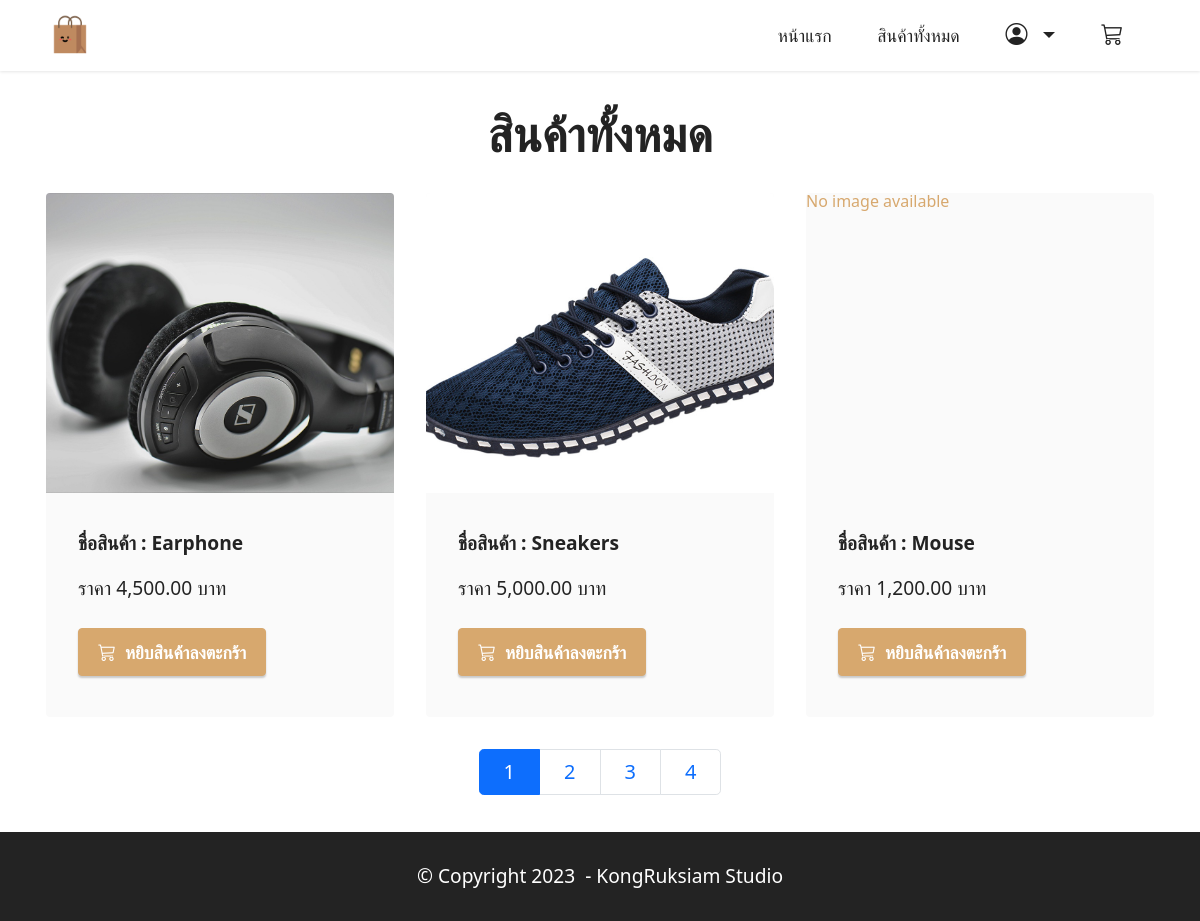
Page /products on the committed database.
### productsApp/models.py (models this page shows)
class Product(models.Model):
  name=models.CharField(max_length=50)
  description=models.TextField()
  price=models.DecimalField(max_digits=10,decimal_places=2)
  stock=models.IntegerField()
  isTrending=models.BooleanField(default=False)
  image=models.ImageField(upload_to="products",blank=True)

### productsApp/views.py (the view)
# urls.py: path("products",views.products)
def products(request):
  all_products = Product.objects.all()
  page = request.GET.get("page")
  paginator = Paginator(all_products,3)
  all_products = paginator.get_page(page)
  return render(request,"products.html",{"all_products":all_products})

### productsApp/templates/products.html (shortened to what this page needs)
{% extends "layout.html" %}
{% load humanize %}
{% block content %}
    <section class="content2 cid-tsEQSCqggh" id="content2-2">
      <div class="container">
          <div class="mbr-section-head">
              <h4 class="mbr-section-title mbr-fonts-style align-center mb-0 display-2">
                  <strong>สินค้าทั้งหมด</strong>
              </h4>
          </div>
          <div class="row mt-4">
            {% for product in all_products %}
                    <div class="item features-image сol-12 col-md-6 col-lg-4">
                        <div class="item-wrapper">
                            <div class="item-img">
                                <a href="{% url 'productDetail' product.id %}">
                                    {% if product.image %}
                                        <img src="{{product.image.url}}">
                                    {% else %}
                                        <p>No image available</p>
                                    {% endif %}
                                </a>
                            </div>
                            <div class="item-content">
                                <h6 class="item-subtitle mbr-fonts-style mt-1 display-7">
                                    <strong>ชื่อสินค้า : {{product.name}}</strong>
                                </h6>
                                <p class="mbr-text mbr-fonts-style mt-3 display-7">ราคา {{product.price | intcomma}} บาท</p>
                            </div>
                            <div class="mbr-section-btn item-footer mt-2">
                                {% if product.stock <= 0 %}
                                    <h2 class="text-secondary text-center">Out of stock</h2>
                                {% else %}
                                    <a href="cart.html" class="btn btn-primary display-4">
                                        <i class="bi bi-cart3"></i></i>&nbsp;
                                        หยิบสินค้าลงตะกร้า
                                    </a>
                                {% endif %}
                            </div>
                        </div>
                    </div>
                  {% endfor %}
          </div>
          <nav aria-label="product-pagination" class="media-container-row">
              <ul class="pagination pagination-lg">
                {% for num in all_products.paginator.page_range %}
                    {% if num != all_products.number %}
                        <li class="page-item"><a class="page-link" href="?page={{num}}">{{num}}</a></li>
                    {% else %}
                        <li class="page-item active"><a class="page-link" href="?page={{num}}">{{num}}</a></li>
                    {% endif %}
                {% endfor %}
              </ul>
          </nav>
      </div>
  </section>
{% endblock %}

### productsApp/static/assets/theme/css/style.css (style rules this page uses)
section { background-color: #ffffff; }
body { font-style: normal; line-height: 1.5; font-weight: 400; color: #232323; position: relative; }
section, .container, .container-fluid { position: relative; word-wrap: break-word; }
a { font-style: normal; font-weight: 400; cursor: pointer; }
a, a:hover { text-decoration: none; }
.mbr-section-title { font-style: normal; line-height: 1.3; }
.mbr-text { font-style: normal; line-height: 1.7; }
h1, h2, h3, h4, h5, h6, .display-1, .display-2, .display-4, .display-5, .display-7, span, p, a { line-height: 1; word-break: break-word; word-wrap: break-word; font-weight: 400; }
b, strong { font-weight: bold; }
section { background-position: 50% 50%; background-repeat: no-repeat; background-size: cover; }
.align-center { text-align: center; }
.media-container-row { display: flex; flex-direction: row; flex-wrap: wrap; justify-content: center; align-content: center; align-items: start; }
@media (min-width: 992px) { .media-container-row { flex-wrap: nowrap; } }
img, iframe { display: block; width: 100%; }
.mbr-section-btn { margin-left: -0.6rem; margin-right: -0.6rem; font-size: 0; }
.btn { font-weight: 600; border-width: 1px; font-style: normal; margin: 0.6rem 0.6rem; white-space: normal; transition: all 0.2s ease-in-out; display: inline-flex; align-items: center; justify-content: center; word-break: break-word; }
.row { display: -webkit-flex; -webkit-flex-wrap: wrap; }
html, body { height: auto; min-height: 100vh; }
ul, ol, pre, blockquote { margin-bottom: 2.3125rem; }
.mt-4 { margin-top: 2rem !important; }
@media (min-width: 992px) { .container { padding-left: 16px; padding-right: 16px; } }
@media (min-width: 992px) { .row { margin-left: -16px; margin-right: -16px; } }
@media (min-width: 992px) { .row > [class*=col] { padding-left: 16px; padding-right: 16px; } }
.card-wrapper, .item-wrapper { overflow: hidden; }
.item { position: relative; }

### productsApp/static/assets/custom/css/custom-style.css (style rules this page uses)
.display-2 { font-size: 3rem; line-height: 1.1; }
.display-4 { font-size: 1.1rem; line-height: 1.5; }
.display-7 { font-size: 1.2rem; line-height: 1.5; }
.btn { padding: 0.6rem 1.2rem; border-radius: 4px; }
.btn-primary, .btn-primary:active { background-color: #d7a86e !important; border-color: #d7a86e !important; color: #ffffff !important; box-shadow: 0 2px 2px 0 rgba(0, 0, 0, 0.2); }
a, a:hover { color: #d7a86e; }
body { overflow-x: hidden; }
a { transition: color 0.6s; }
.cid-tsEQSCqggh { padding-top: 3rem; background-color: #ffffff; }
.cid-tsEQSCqggh img, .cid-tsEQSCqggh .item-img { height: 100%; height: 300px; object-fit: cover; }
.cid-tsEQSCqggh .item { cursor: pointer; margin-bottom: 2rem; }
.cid-tsEQSCqggh .item-wrapper { position: relative; border-radius: 4px; background: #fafafa; height: 100%; display: flex; flex-flow: column nowrap; }
@media (min-width: 992px) { .cid-tsEQSCqggh .item-wrapper .item-content { padding: 2rem 2rem 0; } }
@media (min-width: 992px) { .cid-tsEQSCqggh .item-wrapper .item-footer { padding: 0 2rem 2rem; } }
.cid-tsEQSCqggh .mbr-section-btn { margin-top: auto !important; }
.cid-tsEQSCqggh .mbr-section-title { color: #232323; }
.cid-tsEQSCqggh .mbr-text, .cid-tsEQSCqggh .mbr-section-btn { text-align: left; }
.cid-tsEQSCqggh .item-subtitle { text-align: left; color: #232323; }

### rows in the picture
Product: image (picture), name "Earphone", price "4,500.00", stock "หยิบสินค้าลงตะกร้า"
Product: image (picture), name "Sneakers", price "5,000.00", stock "หยิบสินค้าลงตะกร้า"
Product: image "No image available", name "Mouse", price "1,200.00", stock "หยิบสินค้าลงตะกร้า"

### other values in the picture
{{ num }} "1"
{{ num }} "2" "3" "4"
